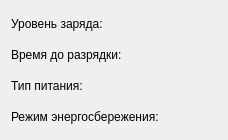
<?xml version="1.0" encoding="UTF-8"?>
<ui version="4.0">
 <class>MainWindow</class>
 <widget class="QMainWindow" name="MainWindow">
  <property name="geometry">
   <rect>
    <x>0</x>
    <y>0</y>
    <width>228</width>
    <height>140</height>
   </rect>
  </property>
  <property name="windowTitle">
   <string>Battery</string>
  </property>
  <widget class="QWidget" name="centralWidget">
   <layout class="QVBoxLayout" name="verticalLayout">
    <item>
     <widget class="QLabel" name="power_life">
      <property name="text">
       <string>Уровень заряда:</string>
      </property>
     </widget>
    </item>
    <item>
     <widget class="QLabel" name="time_power">
      <property name="text">
       <string>Время до разрядки:</string>
      </property>
     </widget>
    </item>
    <item>
     <widget class="QLabel" name="power_status">
      <property name="text">
       <string>Тип питания:</string>
      </property>
     </widget>
    </item>
    <item>
     <widget class="QLabel" name="saving_power">
      <property name="text">
       <string>Режим энергосбережения:</string>
      </property>
     </widget>
    </item>
   </layout>
  </widget>
 </widget>
 <layoutdefault spacing="6" margin="11"/>
 <resources/>
 <connections/>
</ui>
